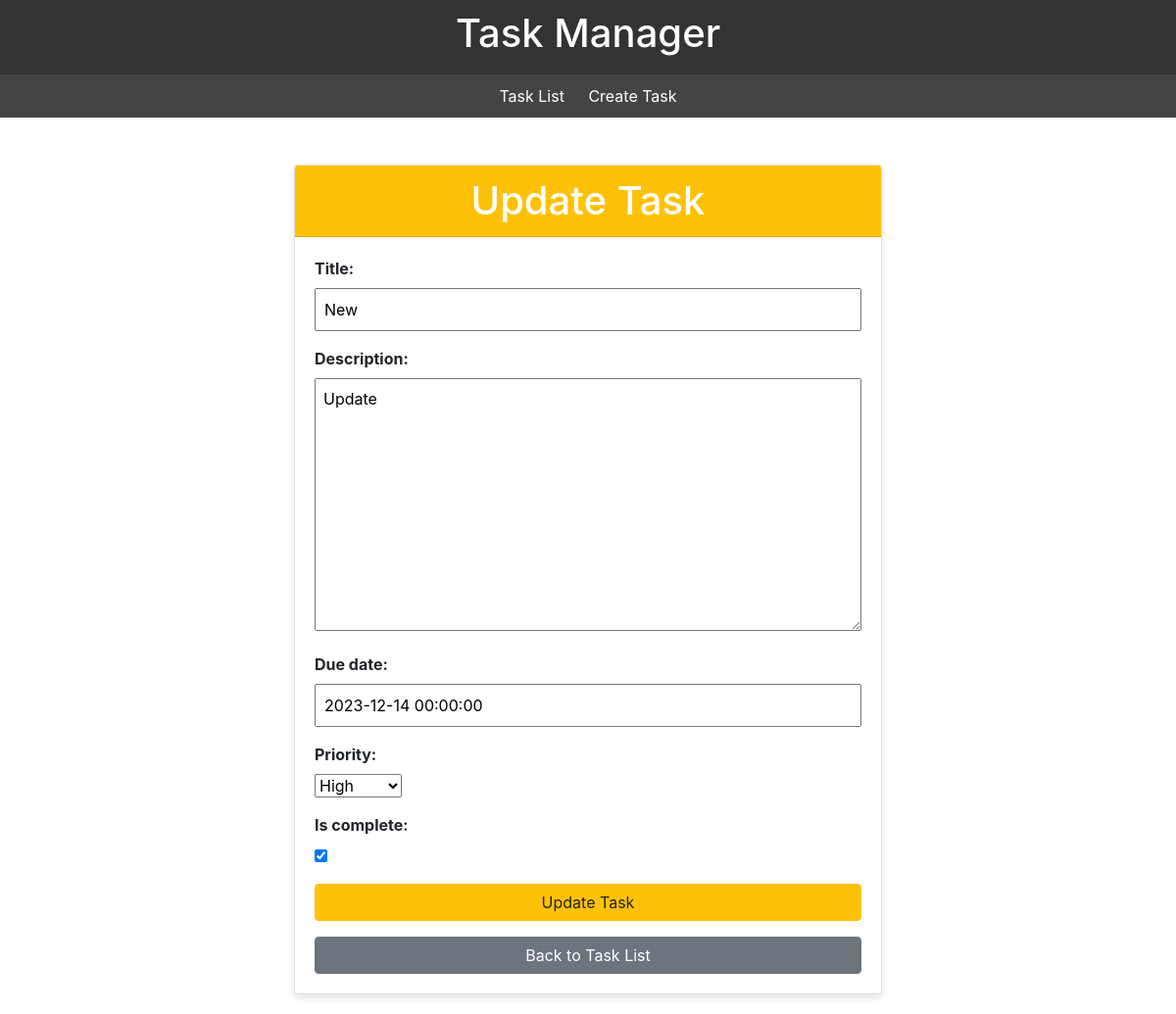
The app's page /tasks/6/update/ with its own data.
### tasks/models.py (models this page shows)
class Task(models.Model):
    title = models.CharField(max_length=255)
    description = models.TextField()
    photos = models.ImageField(upload_to='task_photos/', null=True, blank=True)
    creation_date = models.DateTimeField(auto_now_add=True)
    due_date = models.DateTimeField()
    priority = models.CharField(max_length=10, choices=[('low', 'Low'), ('medium', 'Medium'), ('high', 'High')])
    is_complete = models.BooleanField(default=False)

### tasks/views.py (the view, shortened to what this page needs)
# urls.py: path('tasks/<int:pk>/update/', TaskUpdateView.as_view(), name='task_update'),
class TaskUpdateView(View):
    template_name = 'tasks/task_update.html'
    def get(self, request, pk):
        task = get_object_or_404(Task, pk=pk)
        form = TaskForm(instance=task)
        return render(request, self.template_name, {'form': form, 'task': task})

### tasks/forms.py
class TaskForm(forms.ModelForm):
    class Meta:
        model = Task
        fields = ['title', 'description', 'due_date', 'priority', 'is_complete']
    photos = MultiFileField(min_num=1, max_num=5,max_file_size=1024 * 1024 * 5,  required=False)

### tasks/Templates/tasks/task_update.html (shortened to what this page needs)
{% extends 'tasks/base.html' %}
{% block content %}
    <div class="container mt-5">
        <div class="card">
            <div class="card-header bg-warning text-white">
                <h1 class="mb-0"  style="text-align: center;">Update Task</h1>
            </div>
            <div class="card-body">
                <form method="post" enctype="multipart/form-data" class="needs-validation" novalidate>
                    {{ form.as_p }}
                    <button type="submit" class="btn btn-warning btn-block">Update Task</button>
                </form>
                <a href="{% url 'task_list' %}" class="btn btn-secondary btn-block mt-3">Back to Task List</a>
            </div>
        </div>
    </div>
    <link rel="stylesheet" href="https://stackpath.bootstrapcdn.com/bootstrap/4.5.2/css/bootstrap.min.css"
>
</head>
{% endblock %}

### tasks/Templates/tasks/base.html (style rules this page uses)
body { font-family: 'Arial', sans-serif; margin: 0; padding: 0; background-color: #f4f4f4; }

### tasks/Templates/tasks/task_update.html (style rules this page uses)
body { background-color: #f8f9fa; }
.card { max-width: 600px; margin: 0 auto; box-shadow: 0 4px 8px rgba(0, 0, 0, 0.1); }
.card-header { border-bottom: 1px solid #dee2e6; }
label { font-weight: bold; width: 100%; display: inline-block; }
input[type="text"], input[type="password"], input[type="email"], textarea { width: 100%; padding: 8px; box-sizing: border-box; }
.btn-warning { background-color: #ffc107; border-color: #ffc107; width: 100%; }
.btn-secondary { background-color: #6c757d; border-color: #6c757d; width: 100%; }

### records on screen
Task: title "New", description "Update", due_date "2023-12-14 00:00:00", priority "High", is_complete "☑"
